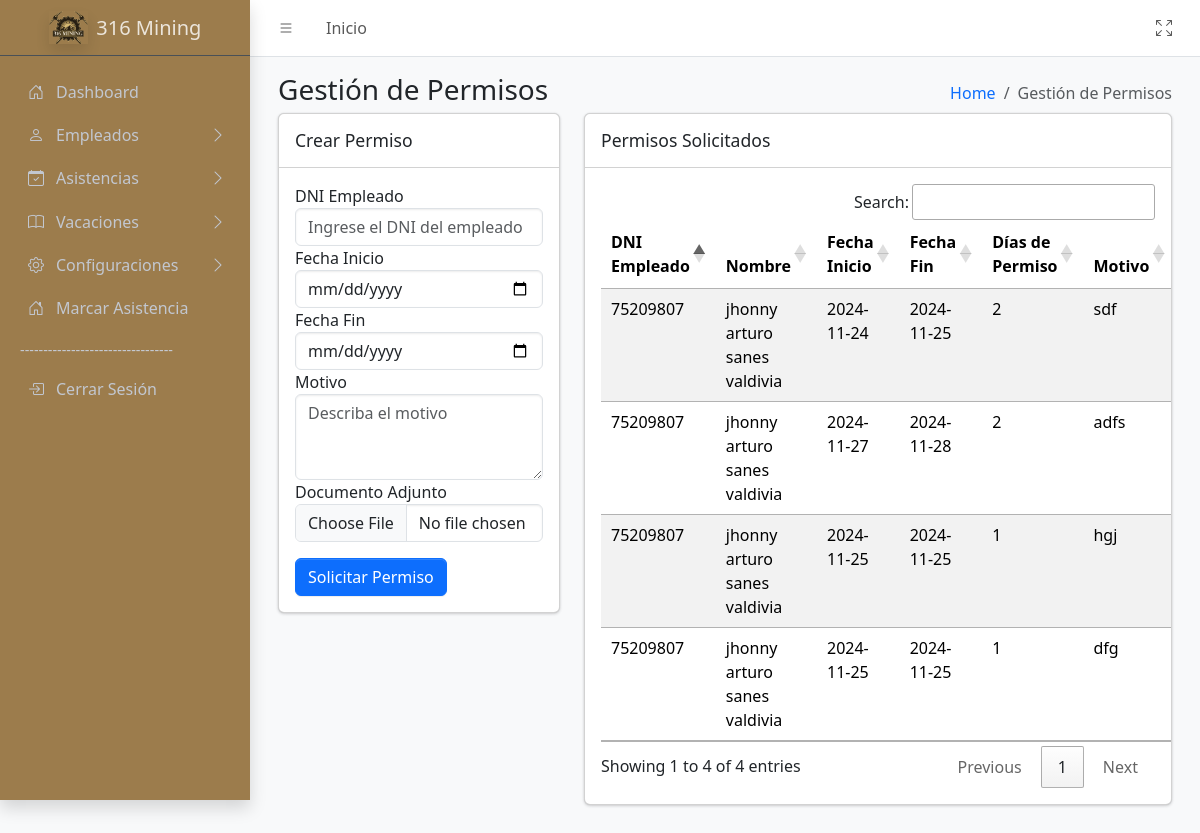
Page /sistema/controller/AsistenciasController/PermisosController.php?action=MostrarPermisos (signed in) on the earlier database version.
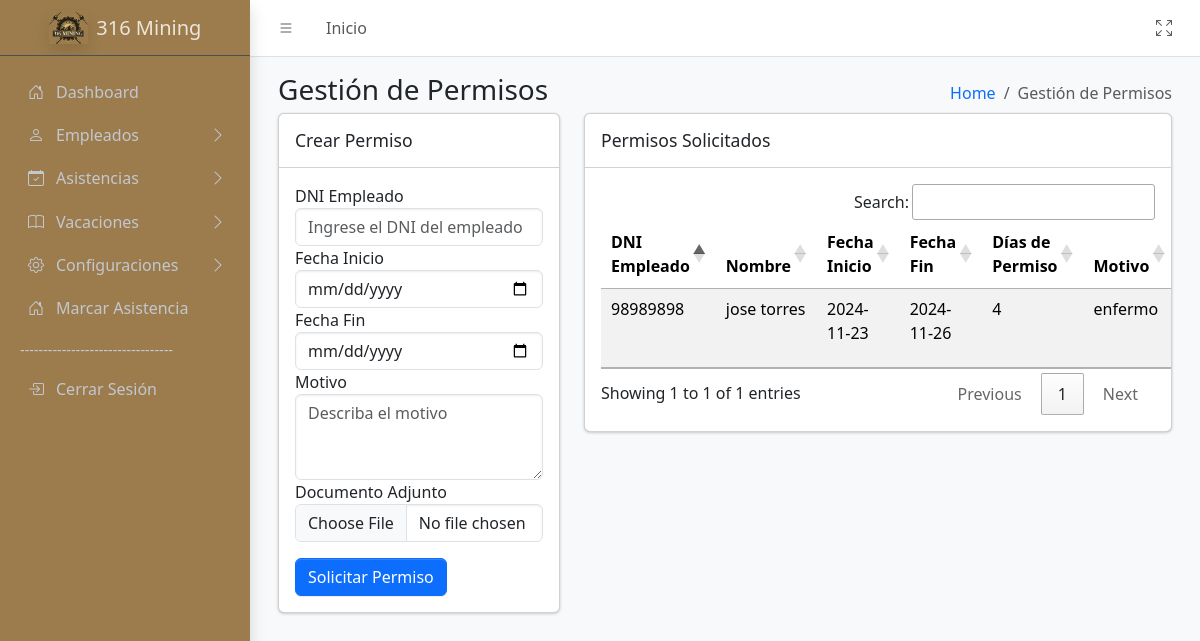
Same page on the later database version.
### tables this page shows
CREATE TABLE `permisos` (
  `idPermiso` int(11) NOT NULL,
  `idEmpleado` int(11) NOT NULL,
  `fecha_inicio` date NOT NULL,
  `fecha_fin` date NOT NULL,
  `motivo` varchar(255) NOT NULL,
  `documento` varchar(255) DEFAULT NULL
);

CREATE TABLE `empleados` (
  `idEmpleado` int(11) NOT NULL,
  `nombres` varchar(50) NOT NULL,
  `apellidos` varchar(50) NOT NULL,
  `dni` varchar(8) NOT NULL,
  `correo` varchar(50) NOT NULL,
  `telefono` varchar(15) DEFAULT NULL,
  `idPuesto` int(11) DEFAULT NULL,
  `idTurno` int(11) DEFAULT NULL,
  `estado` enum('Activo','Inactivo') DEFAULT 'Activo',
  `habilitado` tinyint(1) NOT NULL,
  `idApp` varchar(10) DEFAULT NULL COMMENT 'id para la app',
  `passwordApp` varchar(20) DEFAULT NULL COMMENT 'contra para la app',
  `idmarcar` varchar(5) NOT NULL,
  `passmarcar` varchar(5) NOT NULL
);

### sistema/model/conexion.php (called while the page is built, shortened)
<?php
class Database {
    public function __construct() {
        try {
            $host = 'localhost';
            $dbname = 'biometrico';
            $username = 'root';
            $password = '';
            $this->conn = new PDO("mysql:host=$host;dbname=$dbname", $username, $password);
        } catch (PDOException $e) {
            echo "Error de conexión: " . $e->getMessage();
            exit();
        }
    }
}
?>

### sistema/controller/BaseController.php (called while the page is built, shortened)
<?php
class BaseController {
        protected function loadView($view,
                                        $data = [],
                                        $additionalCss = [],
                                        $additionalJs = [],
                                        $title = 'Sistema') {
                                    include __DIR__ . '/../view/templates/layout.php';
    }
}
?>

### sistema/model/AsistenciasModel/PermisosModel.php (called while the page is built, shortened)
<?php
require_once __DIR__ . '/../conexion.php';
class Permisos extends Database {
    public function obtenerPermisos() {
        $query = "SELECT
                      p.idPermiso,
                      p.fecha_inicio,
                      p.fecha_fin,
                      p.motivo,
                      p.documento,
                      e.dni AS dniEmpleado,
                      CONCAT(e.nombres, ' ', e.apellidos) AS nombreEmpleado
                  FROM permisos p
                  INNER JOIN empleados e ON p.idEmpleado = e.idEmpleado";
        $stmt = $this->conn->query($query);
        return $stmt->fetchAll(PDO::FETCH_ASSOC);
    }
}
?>

### sistema/view/Asistencias/Permisos.php (the view, shortened to what this page needs)
<div class="app-content">
    <div class="container-fluid">
        <div class="row">
            <div class="col-sm-6">
                <h3 class="mb-0">Gestión de Permisos</h3>
            </div>
            <div class="col-sm-6">
                <ol class="breadcrumb float-sm-end">
                    <li class="breadcrumb-item"><a href="/biometrico/sistema/controller/DashboardController/DashboardController.php?action=MostrarDashboard">Home</a></li>
                    <li class="breadcrumb-item active" aria-current="page">Gestión de Permisos</li>
                </ol>
            </div>
        </div>
        <div class="row">
            <div class="col-lg-4">
                <div class="card mb-4">
                    <div class="card-header">
                        <h3 class="card-title">Crear Permiso</h3>
                    </div>
                    <div class="card-body">
                        <form action="/biometrico/sistema/controller/AsistenciasController/PermisosController.php?action=solicitarPermiso" method="POST" enctype="multipart/form-data">
                            <div class="form-group">
                                <label for="dniEmpleado">DNI Empleado</label>
                                <input type="text" class="form-control" id="dniEmpleado" name="dniEmpleado" placeholder="Ingrese el DNI del empleado" required>
                            </div>
                            <div class="form-group">
                                <label for="fecha_inicio">Fecha Inicio</label>
                                <input type="date" class="form-control" id="fecha_inicio" name="fecha_inicio" required>
                            </div>
                            <div class="form-group">
                                <label for="fecha_fin">Fecha Fin</label>
                                <input type="date" class="form-control" id="fecha_fin" name="fecha_fin" required>
                            </div>
                            <div class="form-group">
                                <label for="motivo">Motivo</label>
                                <textarea class="form-control" id="motivo" name="motivo" rows="3" placeholder="Describa el motivo" required></textarea>
                            </div>
                            <div class="form-group">
                                <label for="documento">Documento Adjunto</label>
                                <input type="file" class="form-control" id="documento" name="documento" required>
                            </div>
                            <button type="submit" class="btn btn-primary mt-3">Solicitar Permiso</button>
                        </form>
                    </div>
                </div>
            </div>
            <div class="col-lg-8">
                <div class="card mb-4">
                    <div class="card-header">
                        <h3 class="card-title">Permisos Solicitados</h3>
                    </div>
                    <div class="card-body table-responsive">
                        <table id="dataTable" class="table table-striped">
                            <thead>
                                <tr>
                                    <th>DNI Empleado</th>
                                    <th>Nombre</th>
                                    <th>Fecha Inicio</th>
                                    <th>Fecha Fin</th>
                                    <th>Días de Permiso</th>
                                    <th>Motivo</th>
                                </tr>
                            </thead>
                            <tbody>
                                <?php foreach ($Permisos as $permiso): ?>
                                    <tr>
                                        <td><?= $permiso['dniEmpleado'] ?></td>
                                        <td><?= $permiso['nombreEmpleado'] ?></td>
                                        <td><?= $permiso['fecha_inicio'] ?></td>
                                        <td><?= $permiso['fecha_fin'] ?></td>
                                        <td>
                                            <?php
                                            $diasPermiso = (strtotime($permiso['fecha_fin']) - strtotime($permiso['fecha_inicio'])) / 86400 + 1;
                                            echo $diasPermiso;
                                            ?>
                                        </td>
                                        <td><?= $permiso['motivo'] ?></td>
                                    </tr>
                                <?php endforeach; ?>
                            </tbody>
                        </table>
                    </div>
                </div>
            </div>
        </div>
    </div>
</div>

### sistema/controller/AsistenciasController/PermisosController.php (shortened to what this page needs)
<?php
require_once '../BaseController.php';
require_once __DIR__ . '/../../model/AsistenciasModel/PermisosModel.php';
class PermisosController extends BaseController
{
    private $model;
    public function __construct() {
        $this->model = new Permisos();
    }
    public function MostrarPermisos() {
        if ($_SERVER['REQUEST_METHOD'] == 'GET') {
            $Permisos = $this->model->obtenerPermisos();
            $this->loadView(
                'Asistencias.Permisos',
                ['Permisos' => $Permisos],
                [],
                [
                    '/biometrico/sistema/view/Asistencias/recursos/js/Permisos.min.js'
                ],
                'Gestión de Permisos'
            );
        }
    }
}
if (isset($_GET['action'])) {
    $controller = new PermisosController();
    $action = $_GET['action'];
    if (method_exists($controller, $action)) {
        $controller->$action();
    } else {
        echo "Error: Acción no encontrada.";
    }
}

### sistema/view/templates/layout.php (shortened to what this page needs)
<!DOCTYPE html>
<html lang="en">
<head>
    <link rel="stylesheet" href="https://cdn.jsdelivr.net/npm/bootstrap@5.3.2/dist/css/bootstrap.min.css">
    <link rel="stylesheet" href="https://cdn.datatables.net/1.13.5/css/jquery.dataTables.min.css">
    <link rel="stylesheet" href="https://cdn.datatables.net/buttons/2.4.1/css/buttons.dataTables.min.css">
    <link rel="stylesheet" href="https://cdn.jsdelivr.net/npm/overlayscrollbars@2.3.0/styles/overlayscrollbars.min.css">
    <link rel="stylesheet" href="../../resources/dist/css/adminlte.css">
    <link rel="stylesheet" href="https://cdn.jsdelivr.net/npm/bootstrap-icons@1.11.0/font/bootstrap-icons.min.css">
</head>
<body class="layout-fixed sidebar-expand-lg bg-body-tertiary">
    <div class="app-wrapper">
        <nav class="app-header navbar navbar-expand bg-body">
            <div class="container-fluid">
                <ul class="navbar-nav">
                    <li class="nav-item"> <a class="nav-link" data-lte-toggle="sidebar" href="#" role="button"> <i class="bi bi-list"></i> </a> </li>
                    <li class="nav-item d-none d-md-block"> <a href="/biometrico/sistema/controller/DashboardController/DashboardController.php?action=MostrarDashboard" class="nav-link">Inicio</a> </li>
                </ul>
                <ul class="navbar-nav ms-auto">
                    <li class="nav-item"> <a class="nav-link" href="#" data-lte-toggle="fullscreen"> <i data-lte-icon="maximize" class="bi bi-arrows-fullscreen"></i> </a> </li>
                </ul>
            </div>
        </nav>
        <aside class="app-sidebar bg-body-secondary shadow" data-bs-theme="dark">
            <div class="sidebar-brand">
                <a href="/biometrico/sistema/controller/DashboardController/DashboardController.php?action=MostrarDashboard" class="brand-link">
                    <img src="../../resources/img/minaLogo.png" alt="AdminLTE Logo" class="brand-image opacity-75 shadow">
                    <span class="brand-text fw-light">316 Mining</span>
                </a>
            </div>
            <div class="sidebar-wrapper">
                <nav class="mt-2">
                    <ul class="nav sidebar-menu flex-column" data-lte-toggle="treeview" role="menu" data-accordion="false">
                        <li class="nav-item">
                            <a href="/biometrico/sistema/controller/DashboardController/DashboardController.php?action=MostrarDashboard" class="nav-link">
                                <i class="nav-icon bi bi-house-door"></i>
                                <p> Dashboard </p>
                            </a>
                        </li>
                        <li class="nav-item menu-close">
                            <a href="#" class="nav-link">
                                <i class="nav-icon bi bi-person"></i>
                                <p>Empleados <i class="nav-arrow bi bi-chevron-right"></i></p>
                            </a>
                        </li>
                        <li class="nav-item menu-close">
                            <a href="#" class="nav-link">
                                <i class="nav-icon bi bi-calendar-check"></i>
                                <p>Asistencias <i class="nav-arrow bi bi-chevron-right"></i></p>
                            </a>
                        </li>
                        <li class="nav-item menu-close">
                            <a href="#" class="nav-link">
                                <i class="nav-icon bi bi-book"></i>
                                <p>Vacaciones <i class="nav-arrow bi bi-chevron-right"></i></p>
                            </a>
                        </li>
                        <li class="nav-item menu-close">
                            <a href="#" class="nav-link">
                                <i class="nav-icon bi bi-gear"></i>
                                <p>Configuraciones <i class="nav-arrow bi bi-chevron-right"></i></p>
                            </a>
                        </li>
                        <li class="nav-item">
                            <a href="/biometrico/sistema/controller/MarcarController/MarcarController.php?action=Marcado" class="nav-link">
                                <i class="nav-icon bi bi-house-door"></i>
                                <p> Marcar Asistencia </p>
                            </a>
                        </li>
                        <li class="nav-header">---------------------------------</li>
                        <li class="nav-item">
                            <a href="/biometrico/sistema/controller/AutenticacionController/logout.php" id="cerrarSesion" class="nav-link">
                                <i class="nav-icon bi bi-box-arrow-in-right"></i>
                                <p>Cerrar Sesión</p>
                            </a>
                        </li>
                    </ul>
                </nav>
            </div>
        </aside>
        <main class="app-main">
            <div class="app-content-header">
                <div class="container-fluid">
                    <div class="row">
                        <?php include $viewPath; ?>
                    </div>
                </div>
            </div>
        </main>
    </div>
</body>
</html>

Differences in the rows shown:
removed permisos: idEmpleado.dni "75209807", nombreEmpleado "jhonny arturo sanes valdivia", fecha_inicio "2024-11-24", fecha_fin "2024-11-25", diasPermiso "2", motivo "sdf"
removed permisos: idEmpleado.dni "75209807", nombreEmpleado "jhonny arturo sanes valdivia", fecha_inicio "2024-11-27", fecha_fin "2024-11-28", diasPermiso "2", motivo "adfs"
removed permisos: idEmpleado.dni "75209807", nombreEmpleado "jhonny arturo sanes valdivia", fecha_inicio "2024-11-25", fecha_fin "2024-11-25", diasPermiso "1", motivo "hgj"
removed permisos: idEmpleado.dni "75209807", nombreEmpleado "jhonny arturo sanes valdivia", fecha_inicio "2024-11-25", fecha_fin "2024-11-25", diasPermiso "1", motivo "dfg"
added permisos: idEmpleado.dni "98989898", nombreEmpleado "jose torres", fecha_inicio "2024-11-23", fecha_fin "2024-11-26", diasPermiso "4", motivo "enfermo"
Other differences:
text written by a page script: "Search: Showing 1 to 4 of 4 entries Previous 1 Next" → "Search: Showing 1 to 1 of 1 entries Previous 1 Next"
